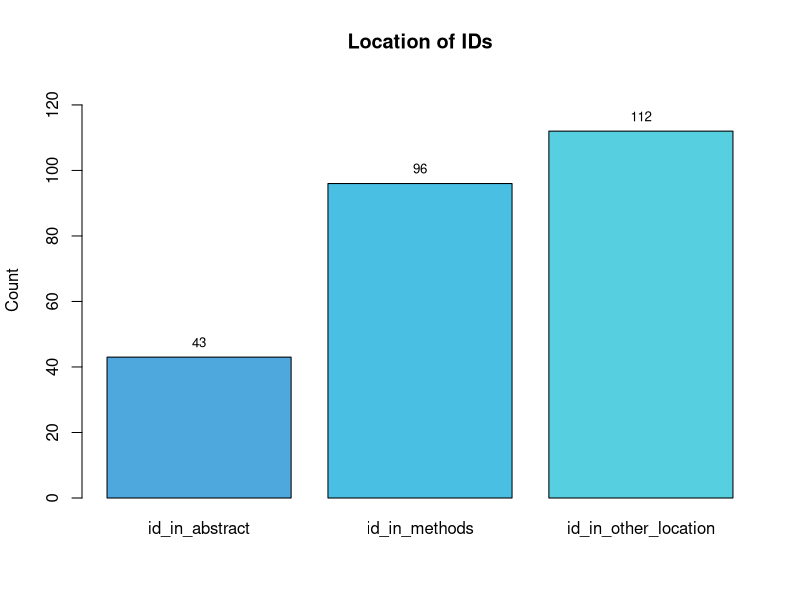
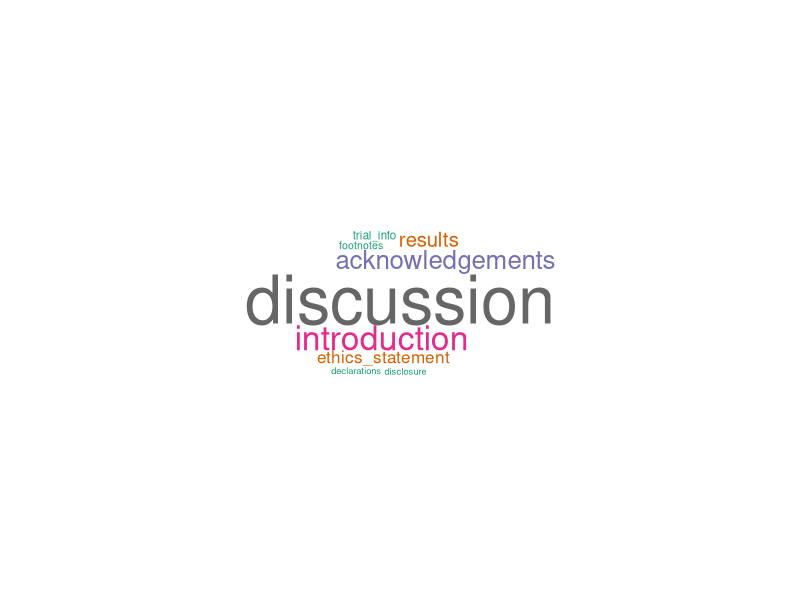
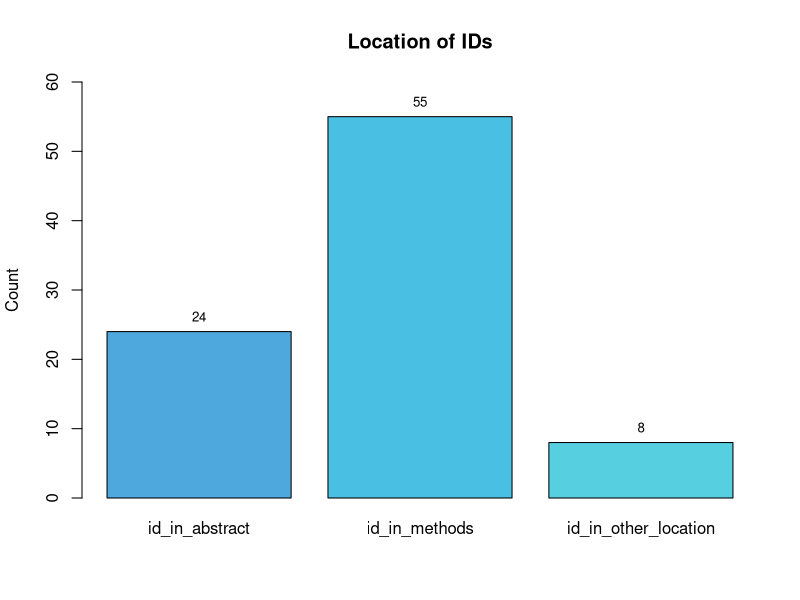
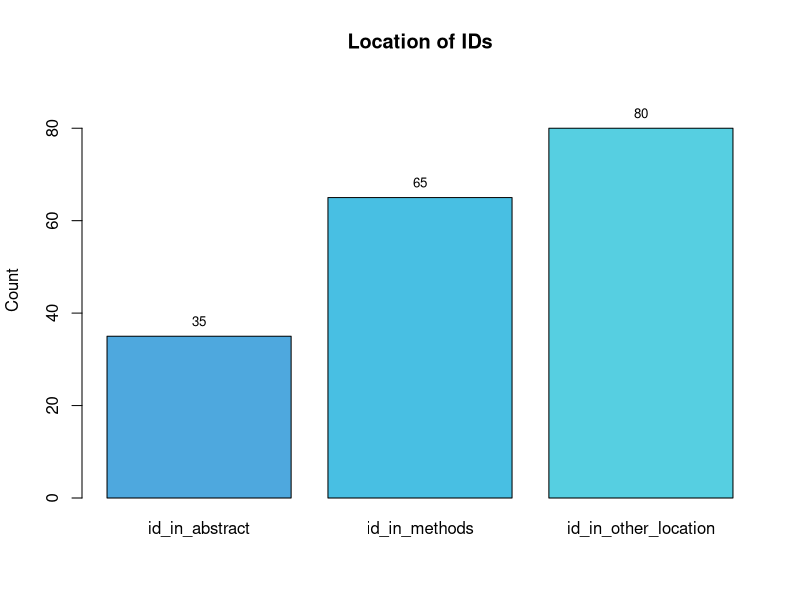
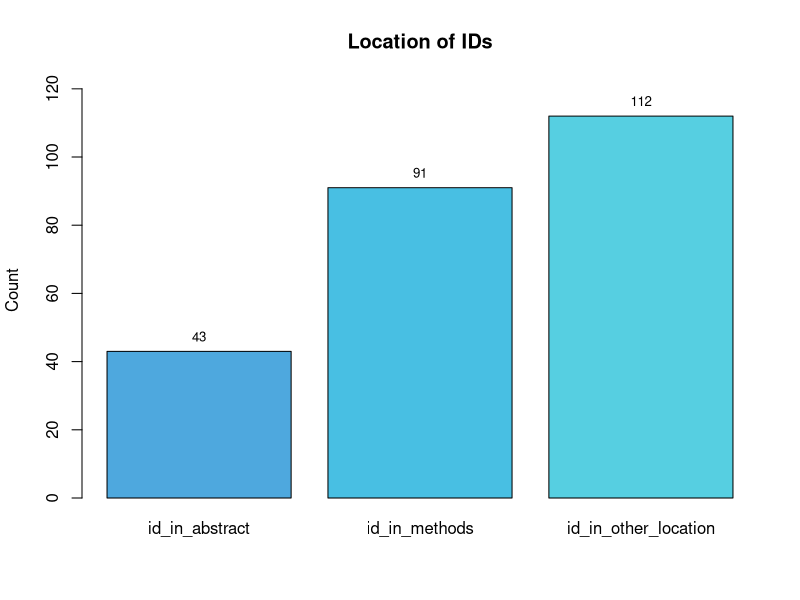
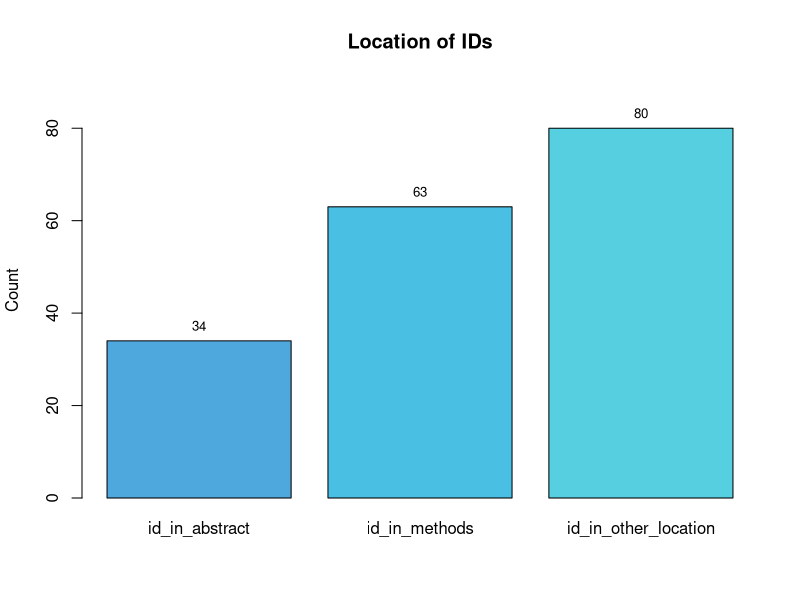
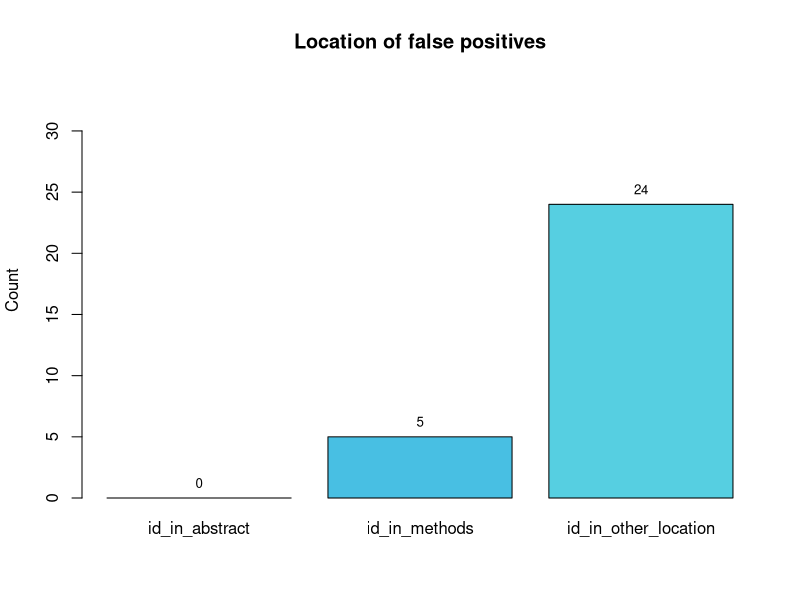

Generate these figures, in order, with R:
## ---- chunk 1

library(tidyverse)
library(here)
library(wordcloud)
library(RColorBrewer)
library(knitr)
## ---- chunk 2

#load dataset
data <- read_csv(here("data/processed", "regset.csv"))

#general overview
data %>%
  count(id_type_group) %>%
  arrange(desc(n)) %>%
  kable()
## ---- chunk 3

data %>%
  filter(id_type_group == "trn") %>%
  count(id_type) %>%
  arrange(desc(n)) %>%
  kable()
## ---- chunk 4

data %>%
  filter(id_type_group == "protocol") %>%
  count(id_type_group) %>%
  arrange(desc(n)) %>%
  kable()
## ---- chunk 5

data %>%
  filter(id_type_group == "false_positive") %>%
  count(id_type) %>%
  arrange(desc(n)) %>%
  kable()
## ---- chunk 6

# Select only the three columns of interest
location <- data[, c("id_in_abstract", "id_in_methods", "id_in_other_location")]

# Count TRUE values for each selected variable
count_true <- colSums(location)

#select custom colors
custom_palette <- colorRampPalette(c("#4EA8DE", "#48BFE3", "#56CFE1"))

#create barplot
barplot(count_true, names.arg = colnames(location), 
        col = custom_palette(length(count_true)),
        main = "Location of IDs",
        ylab = "Count", ylim = c(0, max(count_true) + 15))

# Calculate the midpoints of the bars
bar_midpoints <- barplot(count_true, plot = FALSE)

# Add total count labels on each column (centered)
text(bar_midpoints, count_true, labels = count_true, pos = 3, col = "black", cex = 0.8)
## ---- chunk 7

# separating locations where there are more than 1 options
locations <- unlist(strsplit(as.character(data$other_location), ", "))

# Create a data frame with the table of frequencies
other_location <- as.data.frame(table(locations))

wordcloud(words = other_location$locations, 
          freq = other_location$Freq,
          min.freq = 0,
          max.words = 200,
          random.order = FALSE,
          rot.per = 0,
          colors = brewer.pal(8, "Dark2"))
## ---- chunk 8
#Calculating number of papers that were research articles
#Group data by PMCID
data %>%
  group_by(PMCID) %>%
  summarise(paper_is_research_article = any(paper_is_research_article)) %>%
  count(paper_is_research_article) %>%
  arrange(desc(paper_is_research_article)) %>%
  kable()
## ---- chunk 9
#Calculating number of IDs coming from papers that were research articles.
data %>%
  count(paper_is_research_article) %>%
  arrange(desc(paper_is_research_article)) %>%
  kable()
## ---- chunk 10

data %>%
  count(tools_agree) %>%
  arrange(desc(tools_agree)) %>%
  kable()
## ---- chunk 11

data %>%
  count(tools_agree, id_type_group) %>%
  arrange(desc(tools_agree)) %>%
  kable()
## ---- chunk 12
#subset of sciscore_hit = TRUE
sciscore <- subset(data, data$sciscore_hit %in% c("TRUE"))

sciscore %>%
  count(id_type_group, id_type) %>%
  kable()
## ---- chunk 13

# Select only the three columns of interest
location_analysis1 <- sciscore[, c("id_in_abstract", "id_in_methods", 
                                 "id_in_other_location")]

# Count TRUE values for each selected variable
count_true <- colSums(location_analysis1)

#create barplot
barplot(count_true, names.arg = colnames(location_analysis1), 
        col = custom_palette(length(count_true)), 
        main = "Location of IDs", ylab = "Count",
        ylim = c(0, max(count_true) + 5))

#calculate midpoints of bars
bar_midpoints <- barplot(count_true, plot = FALSE)

#add total count
text(bar_midpoints, count_true, labels = count_true, pos = 3, col = "black", cex = 0.8)
## ---- chunk 14

sciscore2 <- data %>% filter(sciscore_hit)
sciscore2 %>% count(id_in_abstract, id_in_methods, id_in_other_location)
## ---- chunk 15

#dataset with only methods section = TRUE
methods_ids <- subset(data, data$id_in_methods %in% c("TRUE"))

#table ctgov in methods
methods_ids %>% 
  count(id_type) %>%
  arrange(desc(n)) %>%
  kable()

#table sciscore - ctgov in methods
methods_ids %>% 
  count(id_type, sciscore_hit) %>%
  arrange(desc(n)) %>%
  kable()

## ---- chunk 16
#subset of trialidentifier_hit = TRUE
trialidentifier <- subset(data, data$trialidentifier_hit %in% c("TRUE"))

trialidentifier %>%
  count(id_type_group, id_type) %>%
  kable()
## ---- chunk 17

# Select only the three columns of interest
location_analysis2 <- trialidentifier[, c("id_in_abstract", "id_in_methods", 
                                 "id_in_other_location")]

# Count TRUE values for each selected variable
count_true <- colSums(location_analysis2)

#create barplot
barplot(count_true, names.arg = colnames(location_analysis2), 
        col = custom_palette(length(count_true)), 
        main = "Location of IDs", ylab = "Count",
        ylim = c(0, max(count_true) + 10))

#calculate midpoints of bars
bar_midpoints <- barplot(count_true, plot = FALSE)

#add total count
text(bar_midpoints, count_true, labels = count_true, pos = 3, col = "black", cex = 0.8)
## ---- chunk 18
#subset of ctregistries_hit = TRUE
ctregistries <- subset(data, data$ctregistries_hit %in% c("TRUE"))

ctregistries %>%
  count(id_type_group) %>%
  arrange(desc(n)) %>%
  kable()

ctregistries %>%
  filter(id_type_group == "trn") %>%
  count(id_type) %>%
  arrange(desc(n)) %>%
  kable()
## ---- chunk 19

ctregistries %>%
  filter(id_type_group == "false_positive") %>%
  count(id_type) %>%
  arrange(desc(n)) %>%
  kable()
## ---- chunk 20

ctregistries %>%
  filter(id_type_group == "trn") %>%
  count(id_type) %>%
  arrange(desc(n)) %>%
  kable()
## ---- chunk 21

# Select only the three columns of interest
location_analysis3 <- ctregistries[, c("id_in_abstract", "id_in_methods", 
                                 "id_in_other_location")]

# Count TRUE values for each selected variable
count_true <- colSums(location_analysis3)

#create barplot
barplot(count_true, names.arg = colnames(location_analysis3), 
        col = custom_palette(length(count_true)), 
        main = "Location of IDs", ylab = "Count",
        ylim = c(0, max(count_true) + 10))

#calculate midpoints of bars
bar_midpoints <- barplot(count_true, plot = FALSE)

#add total count
text(bar_midpoints, count_true, labels = count_true, pos = 3, col = "black", cex = 0.8)
## ---- chunk 22
#subset of nct_hit = TRUE
nct <- subset(data, data$nct_hit %in% c("TRUE"))

nct %>%
  count(id_type_group, id_type) %>%
  arrange(desc(n)) %>%
  kable()
## ---- chunk 23

# Select only the three columns of interest
location_analysis4 <- nct[, c("id_in_abstract", "id_in_methods", 
                                 "id_in_other_location")]

# Count TRUE values for each selected variable
count_true <- colSums(location_analysis4)

#create barplot
barplot(count_true, names.arg = colnames(location_analysis4), 
        col = custom_palette(length(count_true)), 
        main = "Location of IDs", ylab = "Count",
        ylim = c(0, max(count_true) + 10))

#calculate midpoints of bars
bar_midpoints <- barplot(count_true, plot = FALSE)

#add total count
text(bar_midpoints, count_true, labels = count_true, pos = 3, col = "black", cex = 0.8)
## ---- chunk 24

data %>%
  filter(id_type_group == "trn") %>% 
  count(ctregistries_hit, sciscore_hit, trialidentifier_hit, nct_hit) %>%
  kable()

## ---- chunk 25

false_positive <- data %>%
  filter(id_type_group == "false_positive")

# Select only the three columns of interest
location_analysis5 <- false_positive[, c("id_in_abstract", "id_in_methods", 
                                 "id_in_other_location")]

# Count TRUE values for each selected variable
count_true <- colSums(location_analysis5)

#create barplot
barplot(count_true, names.arg = colnames(location_analysis5), 
        col = custom_palette(length(count_true)), 
        main = "Location of false positives", ylab = "Count",
        ylim = c(0, max(count_true) + 10))

#calculate midpoints of bars
bar_midpoints <- barplot(count_true, plot = FALSE)

#add total count
text(bar_midpoints, count_true, labels = count_true, pos = 3, col = "black", cex = 0.8)

## ---- chunk 26

false_positive %>%
  filter(!is.na(other_location)) %>%
  group_by(id_type) %>%
  count(other_location) %>%
  arrange(desc(n)) %>%
  kable()
